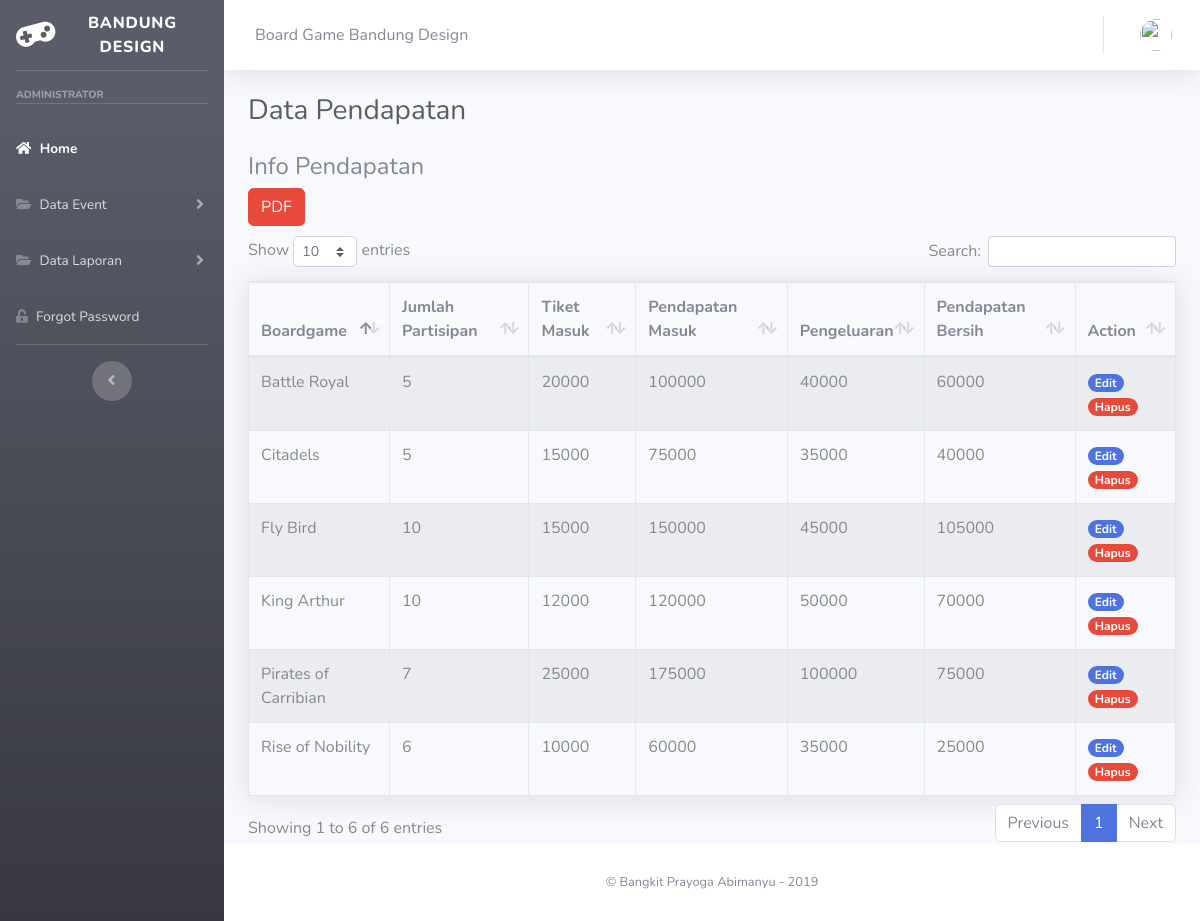
The app's page /my-project/index.php/user/datapendapatan with its own data.
### tables this page shows
CREATE TABLE `pendapatan` (
  `id` int(11) NOT NULL,
  `id_boardgame` int(11) NOT NULL,
  `jl_partisipan` int(50) NOT NULL,
  `harga_tiket` int(100) NOT NULL,
  `pd_masuk` int(128) NOT NULL,
  `pengeluaran` int(128) NOT NULL,
  `pd_bersih` int(128) NOT NULL
);

CREATE TABLE `event_ak` (
  `id` int(11) NOT NULL,
  `boardgame` varchar(128) NOT NULL,
  `tanggal` date NOT NULL,
  `tempat` varchar(128) NOT NULL,
  `status` int(11) NOT NULL,
  `notif` varchar(20) NOT NULL
);

### my-project/application/controllers/User.php (called while the page is built, shortened)
<?php
class User extends CI_Controller
{
    public function __construct()
    {
        $this->load->model('mdataps');
        $this->load->model('mdatapd');
        $this->load->model('eventAk');
    }
    public function datapendapatan()
    {
        $data['user'] = $this->db->get_where('user', ['email' => $this->session->userdata('email')])->row_array();
        $this->load->model('mdatapd');
        $this->load->helper('url');
        $data['data'] = $this->mdatapd->tampil_data();
        $this->load->view('templates/header', $data);
        $this->load->view('templates/sidebar', $data);
        $this->load->view('templates/topbar', $data);
        $this->load->view('user/datapendapatan', $data);
        $this->load->view('templates/footer');
    }
}

### my-project/index.php (called while the page is built, shortened)
<?php
require_once BASEPATH.'core/CodeIgniter.php';

### my-project/application/models/Mdatapd.php (called while the page is built, shortened)
<?php
class mdatapd extends CI_Model
{
    function tampil_data()
    {
        $this->db->select('pendapatan.*,event_ak.*,pendapatan.id as id_pendapatan');
        $this->db->join('event_ak', 'pendapatan.id_boardgame = event_ak.id');
        return $this->db->get('pendapatan');
    }
}

### my-project/application/views/user/datapendapatan.php (the view)
<div class="container-fluid">
    <h1 class="h3 mb-4 text-gray-800"> Data Pendapatan</h1>
    <section class="content">
        <tr>
            <th>
                <h4> Info Pendapatan </h4>
            </th>
        </tr>
        <button type="submit" class="btn btn-danger " style="float:left;">PDF</button>
        <br>
        <br>
        <table class="table table-bordered table-striped shadow " id="table1">
            <thead>
                <tr>
                    <th> Boardgame </th>
                    <th> Jumlah Partisipan </th>
                    <th> Tiket Masuk </th>
                    <th> Pendapatan Masuk </th>
                    <th> Pengeluaran </th>
                    <th> Pendapatan Bersih </th>
                    <th> Action </th>
                </tr>
            </thead>
            <tbody>
                <?php foreach ($data->result() as $p) : ?>
                    <tr>
                        <td><?php echo $p->boardgame; ?></td>
                        <td><?php echo $p->jl_partisipan; ?></td>
                        <td><?php echo $p->harga_tiket; ?></td>
                        <td><?php echo $p->pd_masuk; ?></td>
                        <td><?php echo $p->pengeluaran; ?></td>
                        <td><?php echo $p->pd_bersih; ?></td>
                        <td>
                            <a href="<?= base_url(); ?>user/edit_datapd/<?= $p->id_pendapatan; ?>" class="badge badge-pill badge-primary">Edit</a>
                            <a href="<?= base_url(); ?>user/hapusdatapd/<?= $p->id_pendapatan; ?>/<?= $p->id_boardgame ?>" class="badge badge-pill badge-danger">Hapus</a>
                        </td>
                    </tr>
                <?php endforeach; ?>
            </tbody>
        </table>
    </section>
</div>
</div>

### my-project/application/views/templates/header.php (shortened to what this page needs)
<!DOCTYPE html>
<html lang="en">
<head>
    <link href="<?= base_url('assets/'); ?>vendor/fontawesome-free/css/all.min.css" rel="stylesheet" type="text/css">
    <link href="<?= base_url('assets/'); ?>css/sb-admin-2.min.css" rel="stylesheet">
    <link href="<?= base_url('assets/'); ?>vendor/datatables/dataTables.bootstrap4.min.css" rel="stylesheet">
</head>
<body id="page-top">
    <div id="wrapper">

### my-project/application/views/templates/sidebar.php (shortened to what this page needs)
<ul class="navbar-nav bg-gradient-dark sidebar sidebar-dark accordion" id="accordionSidebar">
    <a class="sidebar-brand d-flex align-items-center justify-content-center" href="<?= base_url('user'); ?>">
        <div class="sidebar-brand-icon rotate-n-15">
            <i class="fas fa-gamepad"></i>
        </div>
        <div class="sidebar-brand-text ">Bandung Design <sup></sup></div>
    </a>
    <hr class="sidebar-divider ">
    <div class="sidebar-heading ">
        Administrator
    </div>
    <hr class="sidebar-divider ">
    <li class="nav-item active">
        <a class="nav-link" href="<?= base_url('user'); ?>" data-target="#collapsePages" aria-expanded="true" aria-controls="collapsePages">
            <i class="fas fa-home"></i>
            <span href="">Home</span>
        </a>
    </li>
    <li class="nav-item">
        <a class="nav-link collapsed" href="#" data-toggle="collapse" data-target="#collapseUtilities" aria-expanded="true" aria-controls="collapseUtilities">
            <i class="fas fa-folder-open"></i>
            <span>Data Event</span>
        </a>
    </li>
    <li class="nav-item">
        <a class="nav-link collapsed" href="#" data-toggle="collapse" data-target="#collapseTwo" aria-expanded="true" aria-controls="collapseTwo">
            <i class="fas fa-folder-open"></i>
            <span>Data Laporan</span>
        </a>
    </li>
    <li class="nav-item">
        <a class="nav-link" href="<?= base_url('user/forgotpass'); ?>">
            <i class="fas fa-unlock-alt"></i>
            <span>Forgot Password</span></a>
    </li>
    <hr class="sidebar-divider d-none d-md-block">
    <div class="text-center d-none d-md-inline">
        <button class="rounded-circle border-0" id="sidebarToggle"></button>
    </div>
</ul>

### my-project/application/views/templates/topbar.php (shortened to what this page needs)
<div id="content-wrapper" class="d-flex flex-column">
    <div id="content">
        <nav class="navbar navbar-expand navbar-light bg-white topbar mb-4 static-top shadow">
            <form class="d-none d-sm-inline-block form-inline mr-auto ml-md-3 my-2 my-md-0 mw-100 navbar-search">
                <div class="input-group">
                    <div class="input-group-append">
                        <div> Board Game Bandung Design </div>
                    </div>
                </div>
            </form>
            <ul class="navbar-nav ml-auto">
                <li class="nav-item dropdown no-arrow">
                    <a class="nav-link dropdown-toggle" href="#" id="userDropdown" role="button" data-toggle="dropdown" aria-haspopup="true" aria-expanded="false">
                        <img class="img-profile rounded-circle" src="<?= base_url('assets/img/profile/') . $user['image']; ?>">
                    </a>
                </li>
            </ul>
        </nav>

### my-project/application/views/templates/footer.php (shortened to what this page needs)
<footer class="sticky-footer bg-white">
    <div class="container my-auto">
        <div class="copyright text-center my-auto">
            <span> &copy; Bangkit Prayoga Abimanyu - 2019</span>
        </div>
    </div>
</footer>
</div>
</div>
</body>
</html>

### records on screen
pendapatan: event_ak.boardgame "King Arthur", jl_partisipan "10", harga_tiket "12000", pd_masuk "120000", pengeluaran "50000", pd_bersih "70000"
pendapatan: event_ak.boardgame "Pirates of Carribian", jl_partisipan "7", harga_tiket "25000", pd_masuk "175000", pengeluaran "100000", pd_bersih "75000"
pendapatan: event_ak.boardgame "Battle Royal", jl_partisipan "5", harga_tiket "20000", pd_masuk "100000", pengeluaran "40000", pd_bersih "60000"
pendapatan: event_ak.boardgame "Fly Bird", jl_partisipan "10", harga_tiket "15000", pd_masuk "150000", pengeluaran "45000", pd_bersih "105000"
pendapatan: event_ak.boardgame "Citadels", jl_partisipan "5", harga_tiket "15000", pd_masuk "75000", pengeluaran "35000", pd_bersih "40000"
pendapatan: event_ak.boardgame "Rise of Nobility", jl_partisipan "6", harga_tiket "10000", pd_masuk "60000", pengeluaran "35000", pd_bersih "25000"
